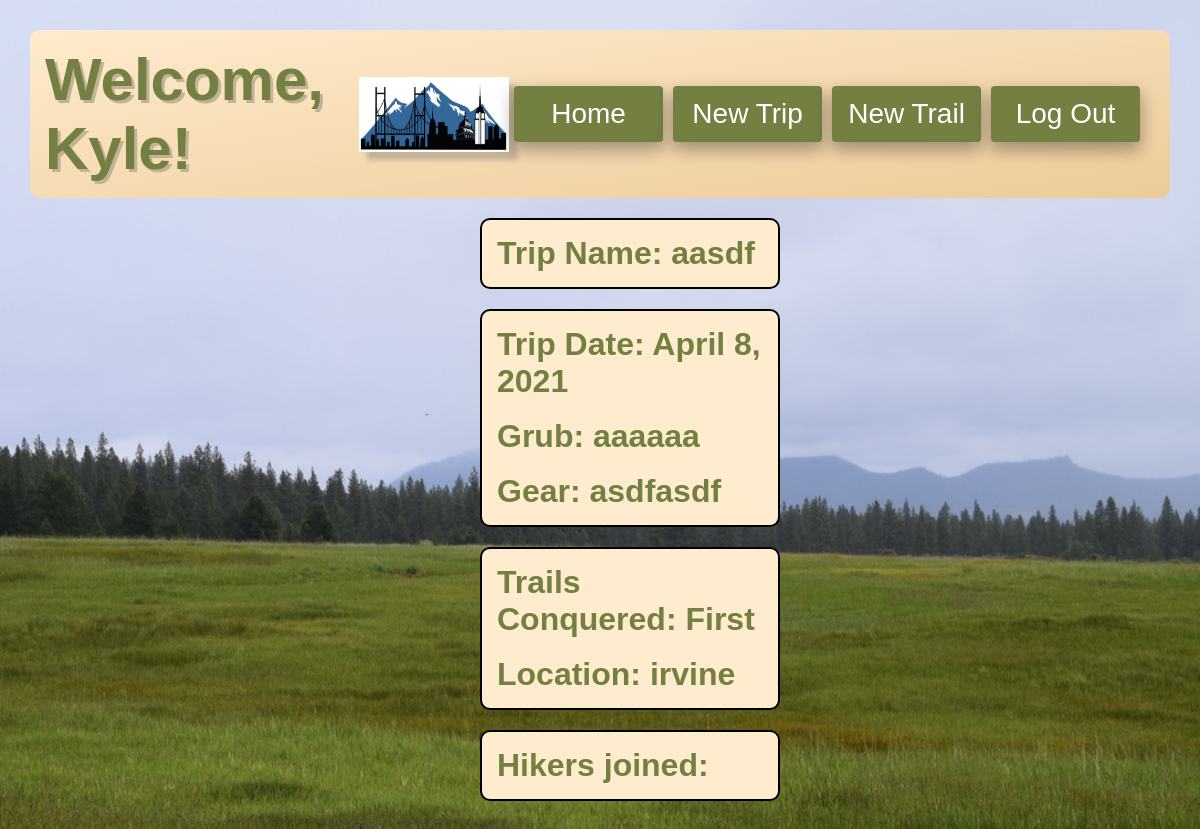
Page /trip/detail/7 (signed in) on the committed database.
### day_tripper_application/models.py (models this page shows)
class User(models.Model):
    first_name = models.CharField(max_length=60)
    last_name = models.CharField(max_length=60)
    email_address = models.CharField(max_length=255)
    password = models.CharField(max_length=255)
    created_at = models.DateTimeField(auto_now_add=True)
    updated_at = models.DateTimeField(auto_now=True)
    objects = UserManager()

class Trip(models.Model):
    trip_name = models.CharField(max_length=255)
    trip_date = models.DateField()
    food_list = models.TextField()
    gear_check = models.TextField()
    creator = models.ForeignKey(User, related_name="trips_created", on_delete = models.CASCADE)
    joined = models.ManyToManyField(User, related_name="trips_joined")
    trails = models.ManyToManyField(Trail, related_name="trips")
    created_at = models.DateTimeField(auto_now_add=True)
    updated_at = models.DateTimeField(auto_now=True)
    objects = TripManager()

class Trail(models.Model):
    name = models.CharField(max_length=255)
    location = models.CharField(max_length=255)
    difficulty = models.CharField(max_length=255)
    distance = models.IntegerField()
    elevation_change = models.IntegerField()
    route_type = models.CharField(max_length=255)
    rating = models.IntegerField()
    description = models.TextField()
    created_at = models.DateTimeField(auto_now_add=True)
    updated_at = models.DateTimeField(auto_now=True)
    objects = TrailManager()

### day_tripper_application/views.py (the view)
# urls.py: path('trip/detail/<int:id>', views.display_trip_details),
def display_trip_details(request, id):
    if 'user_id' not in request.session:
        return redirect('/')
    context = {
      'this_user': User.objects.get(id=request.session['user_id']),
      'this_trip': Trip.objects.get(id=id)
    }
    return render(request, "trip_details_placeholder.html", context)

### day_tripper_application/templates/trip_details_placeholder.html (shortened to what this page needs)
<!DOCTYPE html>
<html lang="en">
  <head>
    {% load static %}
    <link rel="stylesheet" href="{% static '/css/style.css' %}" />
  </head>
  <body class="body-trips-details">
    <header class="site-header">
      <h1 class="title-color welcome">Welcome, {{this_user.first_name}}!</h1>
      <img
        class="logo-shadow"
        src="/static/img/mount_city.jpg"
        alt="mountain city"
        height="75px"
        width="150px"
      />
      <a class="button3 button1" href="/dashboard"><span>Home</span></a>
      <a class="button3 button1" href="/trip/new"><span>New Trip</span></a>
      <a class="button3 button1" href="/new_trail"><span>New Trail</span></a>
      <a class="button3 button1" href="/logout"><span>Log Out</span></a>
    </header>
    <div class="row-container">
      <div class="my-col">
        <div class="cent">
          <div class="bgd">
            <h1>Trip Name: {{this_trip.trip_name}}</h1>
          </div>
          <div class="bgd">
            <h1>Trip Date: {{this_trip.trip_date}}</h1>
            <br />
            <h1>Grub: {{this_trip.food_list}}</h1>
            <br />
            <h1>Gear: {{this_trip.gear_check}}</h1>
          </div>
          {% for trail in this_trip.trails.all %}
          <div class="bgd">
            <h1>Trails Conquered: {{trail.name}}</h1>
            <br />
            <h1>Location: {{trail.location}}</h1>
          </div>
          {% endfor %}
          <div class="bgd">
            <h1>Hikers joined:</h1>
          </div>
        </div>
      </div>
    </div>
  </body>
</html>

### day_tripper_application/static/css/style.css (style rules this page uses)
* { margin: 0; padding: 0; box-sizing: border-box; font-family: Arial, Helvetica, sans-serif; }
header { font-size: 30px; width: 100%; }
.row-container { display: flex; padding: 20px; justify-content: space-evenly; }
.my-col { display: flex; min-width: 100px; min-height: 200px; flex-direction: column; }
.site-header { background-image: linear-gradient( to bottom right, rgb(255, 235, 205), rgb(236, 203, 153) ); border-radius: 10px; display: flex; justify-content: space-evenly; align-items: center; padding: 15px; padding-right: 25px; }
.body-trips-details { background: url("/static/img/BA79F5A9-7A88-4C82-8B02-7E81966A81E0_1_105_c.jpeg"); background-repeat: no-repeat; background-attachment: fixed; background-size: 100% 100%; padding: 30px; }
.title-color { color: #738042; }
.bgd { color: #738042; background-color: blanchedalmond; border-radius: 10px; border: 2px solid black; width: 300px; margin-bottom: 20px; padding: 15px; margin-left: 60px; }
.cent { display: flex; flex-direction: column; justify-content: center; }
.button1 { box-shadow: 0 8px 16px 0 rgba(0, 0, 0, 0.2), 0 6px 20px 0 rgba(0, 0, 0, 0.19); }
.button3 { display: inline-block; border-radius: 4px; background-color: #738042; border: none; color: #ffffff; text-align: center; font-size: 28px; padding: 12px; width: 200px; transition: all 0.5s; cursor: pointer; margin: 5px; }
.button3 span { cursor: pointer; display: inline-block; position: relative; transition: 0.5s; }
.button3 span:after { content: "\00bb"; position: absolute; opacity: 0; top: 0; right: -20px; transition: 0.5s; }
.logo-shadow { box-shadow: 8px 8px 5px rgb(195, 178, 152); }
.welcome { text-shadow: 3px 3px rgb(195, 178, 152); }

### rows in the picture
User: first_name "Kyle"
Trip: trip_name "aasdf", trip_date "April 8, 2021", food_list "aaaaaa", gear_check "asdfasdf"
Trail: name "First", location "irvine"
